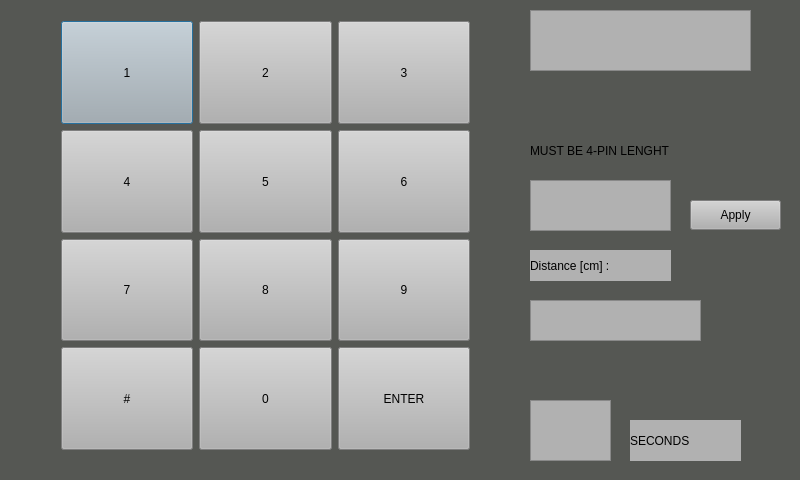
<?xml version="1.0" encoding="UTF-8"?>
<ui version="4.0">
 <class>Dialog</class>
 <widget class="QDialog" name="Dialog">
  <property name="geometry">
   <rect>
    <x>0</x>
    <y>0</y>
    <width>800</width>
    <height>480</height>
   </rect>
  </property>
  <property name="windowTitle">
   <string>Dialog</string>
  </property>
  <property name="styleSheet">
   <string notr="true">background-color: rgb(85, 87, 83);</string>
  </property>
  <widget class="QTextEdit" name="textEdit">
   <property name="geometry">
    <rect>
     <x>530</x>
     <y>180</y>
     <width>141</width>
     <height>51</height>
    </rect>
   </property>
   <property name="font">
    <font>
     <pointsize>22</pointsize>
    </font>
   </property>
   <property name="styleSheet">
    <string notr="true">background-color: rgb(177, 177, 177);</string>
   </property>
   <property name="verticalScrollBarPolicy">
    <enum>Qt::ScrollBarAlwaysOff</enum>
   </property>
   <property name="horizontalScrollBarPolicy">
    <enum>Qt::ScrollBarAlwaysOff</enum>
   </property>
  </widget>
  <widget class="QTextEdit" name="textEdit2">
   <property name="geometry">
    <rect>
     <x>530</x>
     <y>10</y>
     <width>221</width>
     <height>61</height>
    </rect>
   </property>
   <property name="font">
    <font>
     <family>PibotoLt</family>
     <pointsize>14</pointsize>
     <weight>50</weight>
     <italic>false</italic>
     <bold>false</bold>
    </font>
   </property>
   <property name="styleSheet">
    <string notr="true">background-color: rgb(177, 177, 177);
font: 14pt &quot;PibotoLt&quot;;</string>
   </property>
   <property name="verticalScrollBarPolicy">
    <enum>Qt::ScrollBarAlwaysOff</enum>
   </property>
   <property name="horizontalScrollBarPolicy">
    <enum>Qt::ScrollBarAlwaysOff</enum>
   </property>
  </widget>
  <widget class="QWidget" name="layoutWidget">
   <property name="geometry">
    <rect>
     <x>50</x>
     <y>10</y>
     <width>431</width>
     <height>451</height>
    </rect>
   </property>
   <layout class="QGridLayout" name="gridLayout">
    <item row="0" column="0">
     <widget class="QPushButton" name="pushButton1">
      <property name="sizePolicy">
       <sizepolicy hsizetype="Minimum" vsizetype="MinimumExpanding">
        <horstretch>0</horstretch>
        <verstretch>0</verstretch>
       </sizepolicy>
      </property>
      <property name="styleSheet">
       <string notr="true">background-color: rgb(177, 177, 177);
font: 33pt &quot;PibotoLt&quot;;</string>
      </property>
      <property name="text">
       <string>1</string>
      </property>
     </widget>
    </item>
    <item row="0" column="1">
     <widget class="QPushButton" name="pushButton_7">
      <property name="sizePolicy">
       <sizepolicy hsizetype="Minimum" vsizetype="MinimumExpanding">
        <horstretch>0</horstretch>
        <verstretch>0</verstretch>
       </sizepolicy>
      </property>
      <property name="styleSheet">
       <string notr="true">background-color: rgb(177, 177, 177);
font: 33pt &quot;PibotoLt&quot;;</string>
      </property>
      <property name="text">
       <string>2</string>
      </property>
     </widget>
    </item>
    <item row="0" column="2">
     <widget class="QPushButton" name="pushButton_11">
      <property name="sizePolicy">
       <sizepolicy hsizetype="Minimum" vsizetype="MinimumExpanding">
        <horstretch>0</horstretch>
        <verstretch>0</verstretch>
       </sizepolicy>
      </property>
      <property name="styleSheet">
       <string notr="true">background-color: rgb(177, 177, 177);
font: 33pt &quot;PibotoLt&quot;;</string>
      </property>
      <property name="text">
       <string>3</string>
      </property>
     </widget>
    </item>
    <item row="1" column="0">
     <widget class="QPushButton" name="pushButton_2">
      <property name="sizePolicy">
       <sizepolicy hsizetype="Minimum" vsizetype="MinimumExpanding">
        <horstretch>0</horstretch>
        <verstretch>0</verstretch>
       </sizepolicy>
      </property>
      <property name="styleSheet">
       <string notr="true">font: 33pt &quot;PibotoLt&quot;;
background-color: rgb(177, 177, 177);</string>
      </property>
      <property name="text">
       <string>4</string>
      </property>
     </widget>
    </item>
    <item row="1" column="1">
     <widget class="QPushButton" name="pushButton_6">
      <property name="sizePolicy">
       <sizepolicy hsizetype="Minimum" vsizetype="MinimumExpanding">
        <horstretch>0</horstretch>
        <verstretch>0</verstretch>
       </sizepolicy>
      </property>
      <property name="styleSheet">
       <string notr="true">font: 33pt &quot;PibotoLt&quot;;
background-color: rgb(177, 177, 177);</string>
      </property>
      <property name="text">
       <string>5</string>
      </property>
     </widget>
    </item>
    <item row="1" column="2">
     <widget class="QPushButton" name="pushButton_10">
      <property name="sizePolicy">
       <sizepolicy hsizetype="Minimum" vsizetype="MinimumExpanding">
        <horstretch>0</horstretch>
        <verstretch>0</verstretch>
       </sizepolicy>
      </property>
      <property name="styleSheet">
       <string notr="true">font: 33pt &quot;PibotoLt&quot;;
background-color: rgb(177, 177, 177);</string>
      </property>
      <property name="text">
       <string>6</string>
      </property>
     </widget>
    </item>
    <item row="2" column="0">
     <widget class="QPushButton" name="pushButton_3">
      <property name="sizePolicy">
       <sizepolicy hsizetype="Minimum" vsizetype="MinimumExpanding">
        <horstretch>0</horstretch>
        <verstretch>0</verstretch>
       </sizepolicy>
      </property>
      <property name="styleSheet">
       <string notr="true">font: 33pt &quot;PibotoLt&quot;;
background-color: rgb(177, 177, 177);</string>
      </property>
      <property name="text">
       <string>7</string>
      </property>
     </widget>
    </item>
    <item row="2" column="1">
     <widget class="QPushButton" name="pushButton_8">
      <property name="sizePolicy">
       <sizepolicy hsizetype="Minimum" vsizetype="MinimumExpanding">
        <horstretch>0</horstretch>
        <verstretch>0</verstretch>
       </sizepolicy>
      </property>
      <property name="styleSheet">
       <string notr="true">font: 33pt &quot;PibotoLt&quot;;
background-color: rgb(177, 177, 177);</string>
      </property>
      <property name="text">
       <string>8</string>
      </property>
     </widget>
    </item>
    <item row="2" column="2">
     <widget class="QPushButton" name="pushButton_12">
      <property name="sizePolicy">
       <sizepolicy hsizetype="Minimum" vsizetype="MinimumExpanding">
        <horstretch>0</horstretch>
        <verstretch>0</verstretch>
       </sizepolicy>
      </property>
      <property name="styleSheet">
       <string notr="true">font: 33pt &quot;PibotoLt&quot;;
background-color: rgb(177, 177, 177);</string>
      </property>
      <property name="text">
       <string>9</string>
      </property>
     </widget>
    </item>
    <item row="3" column="0">
     <widget class="QPushButton" name="pushButton_4">
      <property name="sizePolicy">
       <sizepolicy hsizetype="Minimum" vsizetype="MinimumExpanding">
        <horstretch>0</horstretch>
        <verstretch>0</verstretch>
       </sizepolicy>
      </property>
      <property name="styleSheet">
       <string notr="true">font: 33pt &quot;PibotoLt&quot;;
background-color: rgb(177, 177, 177);</string>
      </property>
      <property name="text">
       <string>#</string>
      </property>
     </widget>
    </item>
    <item row="3" column="1">
     <widget class="QPushButton" name="pushButton_5">
      <property name="sizePolicy">
       <sizepolicy hsizetype="Minimum" vsizetype="MinimumExpanding">
        <horstretch>0</horstretch>
        <verstretch>0</verstretch>
       </sizepolicy>
      </property>
      <property name="styleSheet">
       <string notr="true">font: 33pt &quot;PibotoLt&quot;;
background-color: rgb(177, 177, 177);</string>
      </property>
      <property name="text">
       <string>0</string>
      </property>
     </widget>
    </item>
    <item row="3" column="2">
     <widget class="QPushButton" name="pushButton_9">
      <property name="sizePolicy">
       <sizepolicy hsizetype="Minimum" vsizetype="MinimumExpanding">
        <horstretch>0</horstretch>
        <verstretch>0</verstretch>
       </sizepolicy>
      </property>
      <property name="styleSheet">
       <string notr="true">font: 28pt &quot;PibotoLt&quot;;
background-color: rgb(177, 177, 177);</string>
      </property>
      <property name="text">
       <string>ENTER</string>
      </property>
     </widget>
    </item>
   </layout>
  </widget>
  <widget class="QTextEdit" name="textEdit_2">
   <property name="geometry">
    <rect>
     <x>530</x>
     <y>300</y>
     <width>171</width>
     <height>41</height>
    </rect>
   </property>
   <property name="styleSheet">
    <string notr="true">font: 75 16pt &quot;PibotoLt&quot;;
background-color: rgb(177, 177, 177);</string>
   </property>
  </widget>
  <widget class="QLabel" name="label">
   <property name="geometry">
    <rect>
     <x>530</x>
     <y>250</y>
     <width>141</width>
     <height>31</height>
    </rect>
   </property>
   <property name="styleSheet">
    <string notr="true">background-color: rgb(177, 177, 177);
font: 75 16pt &quot;PibotoLt&quot;;</string>
   </property>
   <property name="text">
    <string>Distance [cm] :</string>
   </property>
  </widget>
  <widget class="QTextEdit" name="textEdit_3">
   <property name="geometry">
    <rect>
     <x>530</x>
     <y>400</y>
     <width>81</width>
     <height>61</height>
    </rect>
   </property>
   <property name="styleSheet">
    <string notr="true">font: 23pt &quot;PibotoLt&quot;;
background-color: rgb(177, 177, 177);</string>
   </property>
  </widget>
  <widget class="QLabel" name="label_2">
   <property name="geometry">
    <rect>
     <x>630</x>
     <y>420</y>
     <width>111</width>
     <height>41</height>
    </rect>
   </property>
   <property name="styleSheet">
    <string notr="true">font: 18pt &quot;PibotoLt&quot;;
background-color: rgb(177, 177, 177);</string>
   </property>
   <property name="text">
    <string>SECONDS</string>
   </property>
  </widget>
  <widget class="QLabel" name="label_3">
   <property name="geometry">
    <rect>
     <x>530</x>
     <y>140</y>
     <width>111</width>
     <height>22</height>
    </rect>
   </property>
   <property name="styleSheet">
    <string notr="true">background-color: rgb(177, 177, 177);
font: 14pt &quot;PibotoLt&quot;;</string>
   </property>
   <property name="text">
    <string>PASSWORD:</string>
   </property>
  </widget>
  <widget class="QPushButton" name="pushButton">
   <property name="geometry">
    <rect>
     <x>690</x>
     <y>200</y>
     <width>91</width>
     <height>30</height>
    </rect>
   </property>
   <property name="styleSheet">
    <string notr="true">background-color: rgb(177, 177, 177);</string>
   </property>
   <property name="text">
    <string>Apply</string>
   </property>
  </widget>
  <widget class="QLabel" name="label_4">
   <property name="geometry">
    <rect>
     <x>530</x>
     <y>140</y>
     <width>181</width>
     <height>22</height>
    </rect>
   </property>
   <property name="text">
    <string>MUST BE 4-PIN LENGHT</string>
   </property>
  </widget>
 </widget>
 <layoutdefault spacing="6" margin="11"/>
 <resources/>
 <connections/>
</ui>
